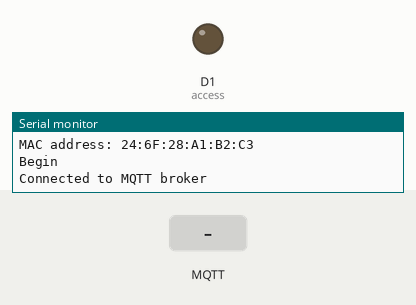
A sketch run on a simulated ESP8266 (NodeMCU). Shown: output pins drawn as LEDs (lit = HIGH), the last lines printed to the serial monitor. Dashed ring = blinking. Inputs (shaded band) come from the test bench. WiFi joins after 1.5 s; servers stay silent unless stated; no MQTT or app messages arrive unless stated.

Above: at 3.2 s.
3.3 s: MQTT message "denied" arrives on the first subscribed topic
At 3.72 s:
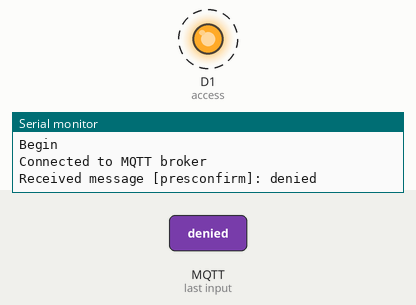
8.3 s: MQTT message "accepted" arrives on the first subscribed topic
At 9.1 s:
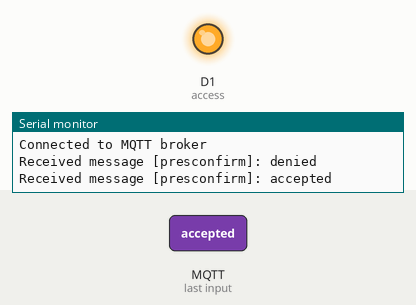
Timing chart, 0 to 11.3 s (numbered marks = the images above; inputs shaded):
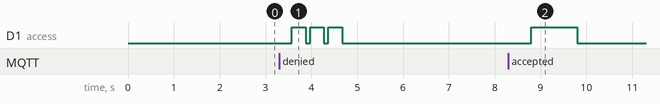

The sketch:

attendance_MQTT.ino
```cpp
#include <ESP8266WiFi.h>
#include <PubSubClient.h>
#include <ArduinoJson.h>
#include <SPI.h>
#include <MFRC522.h>

//#define lock D8
#define access D1
#define denied D1
#define buzzer D2

/************* declaration des constanes *************/
constexpr uint8_t RST_PIN = D3;
constexpr uint8_t SS_PIN = D4;
const char* ssid = "Orange-AAC0";
const char* password = "DRTRG3FH0GM"; //DRTRG3FH0GM //Ben@ali.4
const char* mqtt_server = "192.168.1.103"; //MQTT broker IP address
const int PORT = 8883;
const char* topic = "presence";      // Replace with your MQTT topic
const char* topic1 = "presconfirm";  //***ADDITION***
const unsigned long delayDuration = 500; // 1 second
unsigned long accessStartTime = 0;
unsigned long deniedStartTime = 0;
int deniedCount = 0;


/************* declaration des variables *************/
String  macAdr = "", uid = "", uid1 = "", message = "";
unsigned long previousTime = 0;
unsigned long currentTime = 0;

MFRC522 rfid(SS_PIN, RST_PIN);     // Instance of the class
MFRC522::MIFARE_Key key;

WiFiClient espClient;
PubSubClient client(espClient);

//connect to MQTT broker
void reconnect()
{
  while (!client.connected()) {
    if (client.connect("esp32_client")) {
      Serial.println("Connected to MQTT broker");
      client.subscribe(topic1); // ***ADDITION*** subscribe to the topic
    } else {
      Serial.println("Failed to connect to MQTT broker, try again in 5 seconds");
      Serial.println(client.state());
      delay(5000);
    }
  }
}

//***ADDITION***
void callback(char* receivedTopic, byte* payload, unsigned int length)
{
  message = "";
  Serial.print("Received message [");
  Serial.print(receivedTopic);
  Serial.print("]: ");

  // convert the received message into a string
  for (int i = 0; i < length; i++) {
    message += (char)payload[i];
  }
  Serial.println(message);
}


void setup()
{
  Serial.begin(9600);
  pinMode(access, OUTPUT);
  pinMode(denied, OUTPUT);

  SPI.begin(); // Init SPI bus
  rfid.PCD_Init(); // Init MFRC522
  // Connect to Wi-Fi network
  WiFi.begin(ssid, password);
  while (WiFi.status() != WL_CONNECTED) {
    delay(1000);
    Serial.println("Connecting to WiFi...");
  }
  Serial.println("Connected to WiFi");

  // Connect to MQTT broker
  client.setServer(mqtt_server, PORT);

  // Set callback function      //***ADDITION***
  client.setCallback(callback);

  //MAC address
  WiFi.mode(WIFI_STA);
  Serial.print("MAC address: ");
  macAdr = WiFi.macAddress();
  Serial.println(macAdr);

  SPI.begin();
  Serial.println();
  Serial.println("Begin");
}


void loop()
{
  client.loop(); // ***ADDITION*** listen for incoming messages
  currentTime = millis(); // Get the current time

  // Check if the desired delay duration has passed
  if (currentTime - previousTime >= delayDuration) {
    previousTime = currentTime;
  if (!client.connected()) {
    reconnect();
  }


  if(message == "accepted"){
    digitalWrite(access, HIGH);
    delay(1000);
    digitalWrite(access, LOW);
    message="";

  }else if (message == "denied"){
    digitalWrite(access, HIGH);
    delay(300);
    digitalWrite(access, LOW);
    delay(100);
    digitalWrite(access, HIGH);
    delay(300);
    digitalWrite(access, LOW);
    delay(100);
    digitalWrite(access, HIGH);
    delay(300);
    digitalWrite(access, LOW);
    delay(100);
    message="";
  }

  /************************************************************************/
  // Check if access LED duration has elapsed (2 seconds)
    if (digitalRead(access) == HIGH && currentTime - accessStartTime >= 1000) {
      digitalWrite(access, LOW);
    }

    // Check if denied LED duration has elapsed (3 times, 1 second each)
    if (digitalRead(denied) == HIGH && currentTime - deniedStartTime >= 300) {
      deniedCount++;
      digitalWrite(denied, LOW);
      deniedStartTime = currentTime; // Start the timer for the next denied LED
    }

    if (deniedCount >= 3) {
      digitalWrite(denied, LOW);
    }
  /************************************************************************/

  if (!rfid.PICC_IsNewCardPresent())
    return;
    if (rfid.PICC_ReadCardSerial()) {
      for (byte i = 0; i < 4; i++) {
        uid += String(rfid.uid.uidByte[i], HEX);
      }
      Serial.println(uid);

      rfid.PICC_HaltA();
      rfid.PCD_StopCrypto1();

      // Create a JSON object
      StaticJsonDocument<256> doc;
      doc["uid"]    = uid;
      doc["device"] = macAdr;

      // Serialize the JSON object to a string
      String payload;
      serializeJson(doc, payload);

      Serial.println(payload);

      // Publish the payload to MQTT broker
      client.publish(topic, payload.c_str());

      uid = "";
  }
}
}
```

Measured:
- after the input at 3.3 s, D1 (access): alternates HIGH for 0.30 s and LOW for 0.10 s, 6 changes in all, then stays LOW, starting after 0.27 s
- after the input at 8.3 s, D1 (access): LOW → HIGH after 0.50 s, → LOW 1.0 s later
